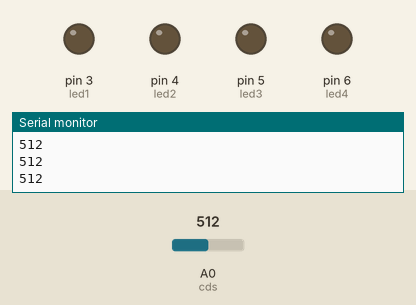
Bench run of a sketch on a simulated Arduino Uno, built with avr-gcc and run on an emulated ATmega328P. On the bench: output pins drawn as LEDs (lit = HIGH), the last lines printed to the serial monitor. The test bench sets the inputs (shaded band); at power-on: A0 (cds) = 512. EEPROM starts erased.

Above: at 1.2 s.
1.3 s: A0 (cds) set to 418
2.8 s: A0 (cds) set to 383
At 4.0 s:
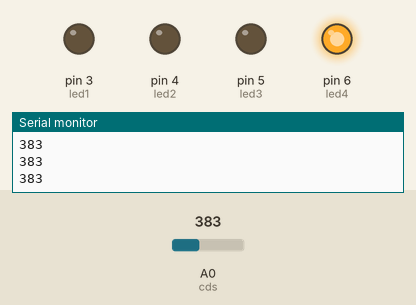
4.3 s: A0 (cds) set to 411
At 5.4 s:
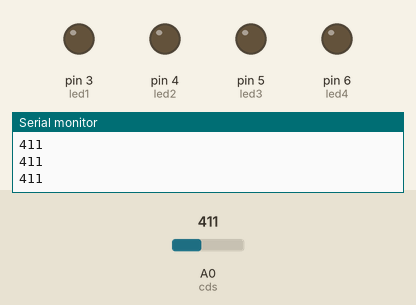
5.8 s: A0 (cds) set to 391
At 6.8 s:
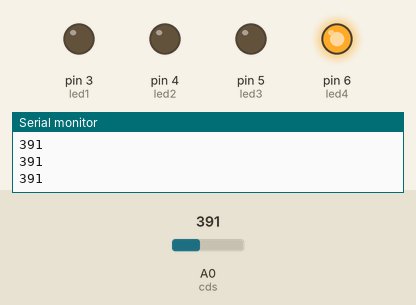
Timing chart, 0 to 8.3 s (numbered marks = the images above; inputs shaded):
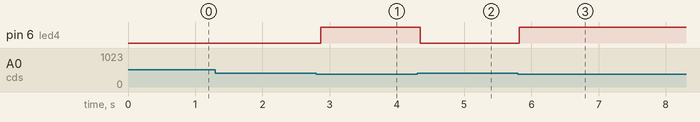

Measured:
- the behaviour switches between 400 and 399 on A0 (cds) (found by bisection; images 0 and 1)
- after the input at 2.8 s, pin 6 (led4): LOW → HIGH after 0.07 s
- after the input at 4.3 s, pin 6 (led4): HIGH → LOW at once
- after the input at 5.8 s, pin 6 (led4): LOW → HIGH at once

The sketch:

10_souce_switch.ino
```cpp
#include <EEPROM.h>

/*----- 전역변수 -----*/

//핀번호
int led1 = 3;
int led2 = 4;
int led3 = 5;
int led4 = 6;
int cds = A0;

//데이터 공간
int time[4] = {0, 1, 2, 3};
int temp[4];

//LED 지정
int index[4] = {0, 0, 0, 0};


/*----- 함수 -----*/

//EEPROM에서 시간데이터 로드
void EEP_load(void)
{
  for (int i = 0; i < 4; i++)
  {
    time[i] = EEPROM.read(i * 2) + (EEPROM.read((i * 2) + 1) * 256);
  }
}

//EEPROM에 저장
void EEP_store(void)
{
  for (int i = 0; i < 8; i += 2)
  {
    EEPROM.write(i, time[i / 2] % 256);
  }
  for (int i = 1; i < 8; i += 2)
  {
    EEPROM.write(i, time[i / 2] / 256);
  }
}

//LED 출력
void LED_output(int step)
{
  for (int i = 0; i < step; i++)
  {
    digitalWrite(index[i] + 3, HIGH);
    time[index[i]] += 1;
  }

  for (int i = step; i < 4; i++)
  {
    digitalWrite(index[i] + 3, LOW);
  }
}

//인덱스 초기화
void LED_select(void)
{
  //배열 복사
  for (int i = 0; i < 4; i++)
  {
    temp[i] = time[i];
  }

  //오름차순 정렬
  for (int i = 0; i < 4; i++)
  {
    for (int j = 0; j < 3; j++ )
      if (temp[j] >= temp[j + 1])
      {
        int m = temp[j + 1];
        temp[j + 1] = temp[j];
        temp[j] = m;
      }
  }
  //index 초기화
  for (int i = 0; i < 4; i++)
  {
    for (int j = 0; j < 4; j++)
    {
      if (time[i] == temp[j]) index[j] = i;
    }
  }
}

//EEPROM 초기화
void EEP_reset(void)
{
  for (int i = 0 ; i < 4 ; i++) {
    EEPROM.write(i * 2, i);
  }
  for (int i = 1; i < 8; i += 2)
  {
    EEPROM.write(i, 0);
  }
}

/*----- setup() loop() 시작 -----*/

void setup() {
  pinMode(led1, OUTPUT);
  pinMode(led2, OUTPUT);
  pinMode(led3, OUTPUT);
  pinMode(led4, OUTPUT);

  //  for (int i = 0; i < 8; i++)   //시작시 EEPROM 초기화
  //  {
  //    EEPROM.write(i, 0);
  //  }

  if (EEPROM.read(0)) EEP_load();

  //LED 선택
  LED_select();


  Serial.begin(9600);
}

void loop() {

  int cdsValue;
  int min, max;

  cdsValue = analogRead(cds);

  //cds 값에 따른 LED 개수 설정
  if      (cdsValue > 200 && cdsValue < 400)    LED_output(4);
  else if (cdsValue > 401 && cdsValue < 600)    LED_output(3);
  else if (cdsValue > 601 && cdsValue < 800)    LED_output(2);
  else if (cdsValue > 801 && cdsValue < 1500)   LED_output(1);

  EEP_store();

  //EEPROM 초기화
  max = EEPROM.read(0) + (EEPROM.read(1) * 256);
  min = EEPROM.read(0) + (EEPROM.read(1) * 256);

  for (int i = 0; i < 4; i ++)
  {
    if ((EEPROM.read(i * 2) + (EEPROM.read((i * 2) + 1) * 256)) > max)
      max = EEPROM.read(i * 2) + (EEPROM.read((i * 2) + 1) * 256);
    if ((EEPROM.read(i * 2) + (EEPROM.read((i * 2) + 1) * 256)) < min)
      min =  EEPROM.read(i * 2) + (EEPROM.read((i * 2) + 1) * 256);
  }

  if (max > 300 && (max - min) < (max / 5) )
  {
    EEP_reset();
    EEP_load();
  }
  else if (max == 60000)
  {
    EEP_reset();
    EEP_load();
  }


  //시리얼 통신을 이용하여 변수 체크

  //  Serial.println(cdsValue);

//  Serial.println(time[0]);
//  Serial.println(time[1]);
//  Serial.println(time[2]);
//  Serial.println(time[3]);
//
//
//  Serial.println(" ");
//  Serial.println(max);
//  Serial.println(min);
//  Serial.println(" ");

  Serial.println(cdsValue);

  delay(50);  //Lamp 동작 주기 설정
}
```
